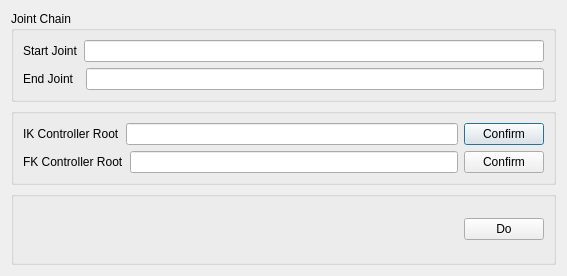
<?xml version="1.0" encoding="UTF-8"?>
<ui version="4.0">
 <class>dialog</class>
 <widget class="QDialog" name="dialog">
  <property name="geometry">
   <rect>
    <x>0</x>
    <y>0</y>
    <width>567</width>
    <height>276</height>
   </rect>
  </property>
  <property name="windowTitle">
   <string/>
  </property>
  <layout class="QVBoxLayout" name="verticalLayout">
   <item>
    <widget class="QGroupBox" name="groupBox_4">
     <property name="title">
      <string>Joint Chain</string>
     </property>
     <layout class="QVBoxLayout" name="verticalLayout_2">
      <item>
       <layout class="QHBoxLayout" name="horizontalLayout_3">
        <item>
         <widget class="QLabel" name="label_5">
          <property name="text">
           <string>Start Joint</string>
          </property>
         </widget>
        </item>
        <item>
         <widget class="DNDLineEdit" name="startJointDNDLE"/>
        </item>
       </layout>
      </item>
      <item>
       <layout class="QHBoxLayout" name="horizontalLayout_4">
        <item>
         <widget class="QLabel" name="label_6">
          <property name="text">
           <string>End Joint  </string>
          </property>
         </widget>
        </item>
        <item>
         <widget class="DNDLineEdit" name="endJointDNDLE"/>
        </item>
       </layout>
      </item>
     </layout>
    </widget>
   </item>
   <item>
    <widget class="QGroupBox" name="groupBox_2">
     <property name="title">
      <string/>
     </property>
     <layout class="QVBoxLayout" name="verticalLayout_3">
      <item>
       <layout class="QHBoxLayout" name="horizontalLayout_2">
        <item>
         <widget class="QLabel" name="label">
          <property name="text">
           <string>IK Controller Root</string>
          </property>
         </widget>
        </item>
        <item>
         <widget class="QLineEdit" name="lineEdit"/>
        </item>
        <item>
         <widget class="QPushButton" name="revert2OriginalMaterialBTN">
          <property name="text">
           <string>Confirm</string>
          </property>
         </widget>
        </item>
       </layout>
      </item>
      <item>
       <layout class="QHBoxLayout" name="horizontalLayout">
        <item>
         <widget class="QLabel" name="label_2">
          <property name="text">
           <string>FK Controller Root</string>
          </property>
         </widget>
        </item>
        <item>
         <widget class="QLineEdit" name="lineEdit_2"/>
        </item>
        <item>
         <widget class="QPushButton" name="pushButton">
          <property name="text">
           <string>Confirm</string>
          </property>
         </widget>
        </item>
       </layout>
      </item>
     </layout>
    </widget>
   </item>
   <item>
    <widget class="QGroupBox" name="groupBox_3">
     <property name="title">
      <string/>
     </property>
     <layout class="QHBoxLayout" name="horizontalLayout_6">
      <item>
       <spacer name="horizontalSpacer">
        <property name="orientation">
         <enum>Qt::Horizontal</enum>
        </property>
        <property name="sizeHint" stdset="0">
         <size>
          <width>445</width>
          <height>20</height>
         </size>
        </property>
       </spacer>
      </item>
      <item>
       <widget class="QPushButton" name="doBTN">
        <property name="text">
         <string>Do</string>
        </property>
       </widget>
      </item>
     </layout>
    </widget>
   </item>
  </layout>
 </widget>
 <customwidgets>
  <customwidget>
   <class>DNDLineEdit</class>
   <extends>QLineEdit</extends>
   <header>dndlineedit.h</header>
  </customwidget>
 </customwidgets>
 <resources/>
 <connections/>
</ui>
